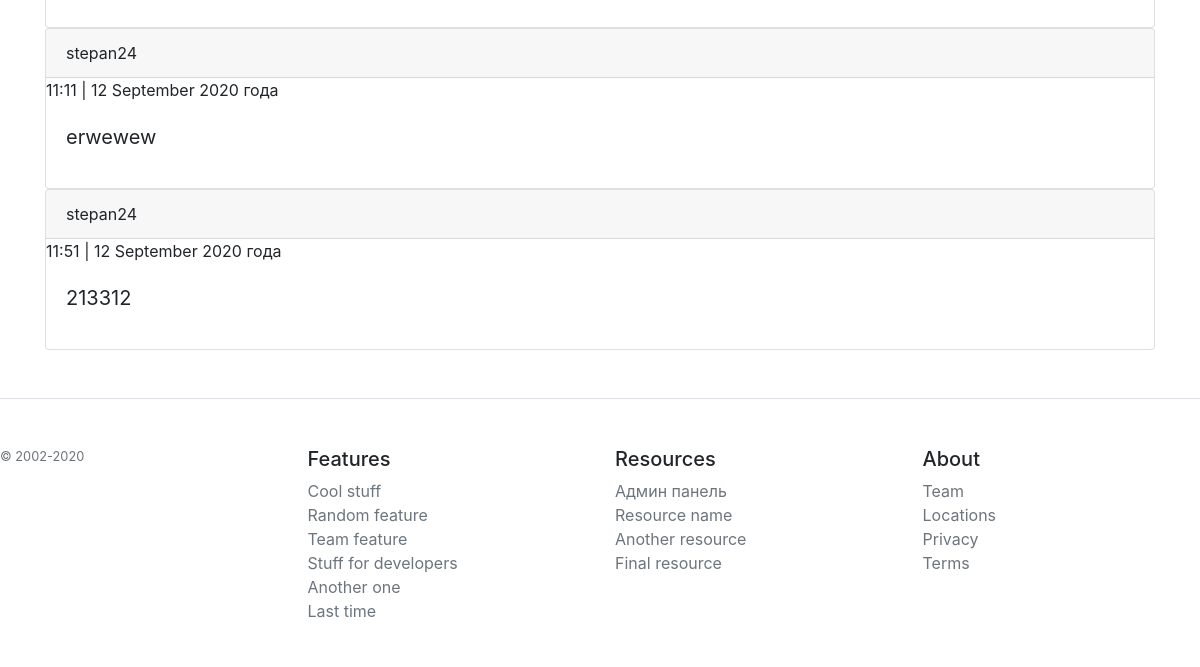
Page /articles/5 (lower part) on the earlier database version.
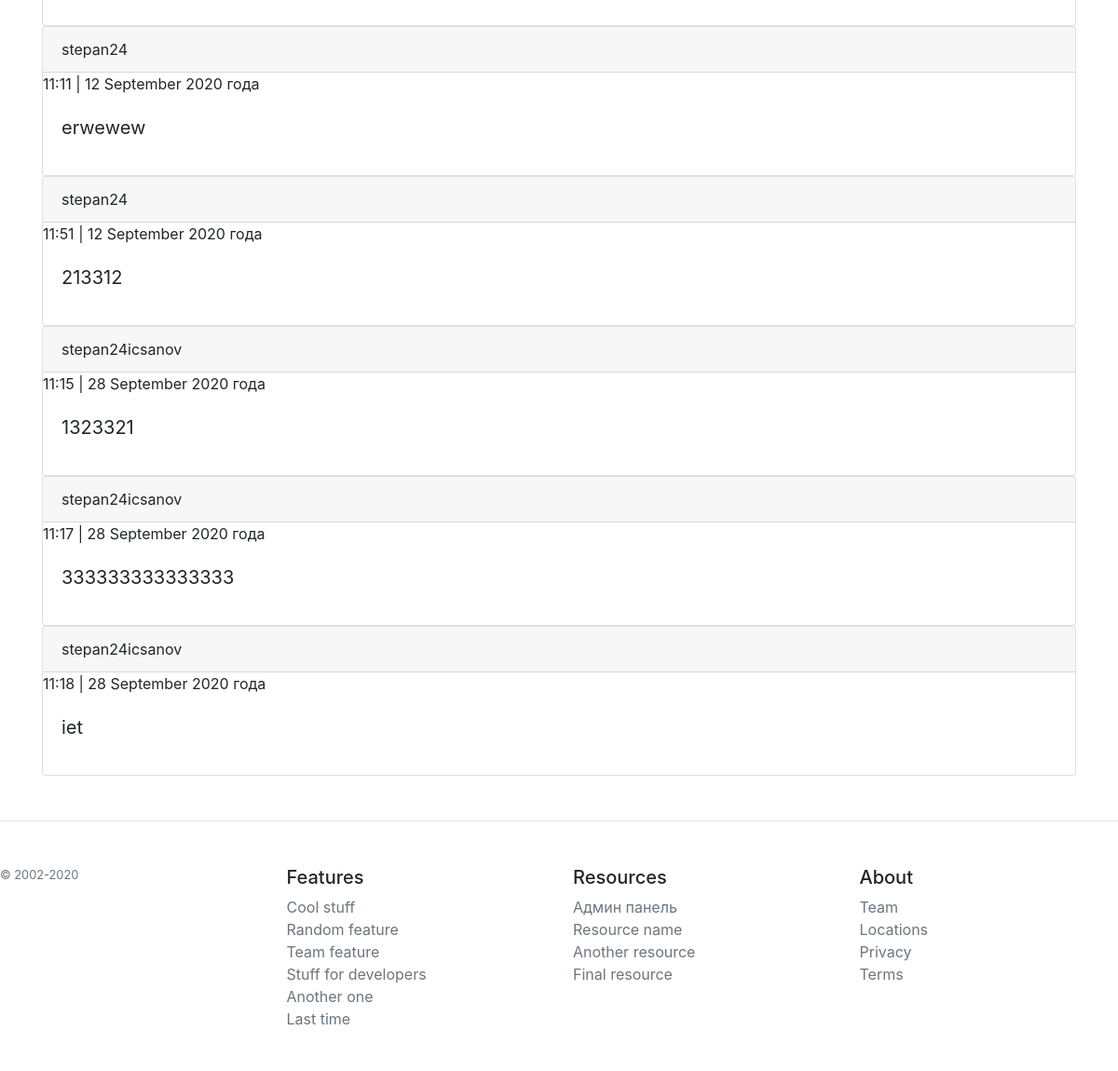
Same page on the later database version.
### webapp/models.py (models this page shows, shortened)
class Comment(db.Model):
    id_comment = db.Column(db.Integer, primary_key=True)
    post_id = db.Column(db.Integer)
    user_name = db.Column(db.String())
    text = db.Column(db.String(320))
    comment_creation_date = db.Column(db.DateTime)

### webapp/articles/articles_routes.py (the view, shortened to what this page needs)
@arti.route('/<int:post_id>', methods=['POST', 'GET'])
def show_post(post_id):
    post = Post.query.get(post_id)
    if request.method == 'GET':
        comments = Comment.query.filter_by(post_id=post_id).all()
        return render_template('/articles/article.html', post=post, comments=comments)
    comments = Comment.query.filter_by(post_id=post_id).all()
    return render_template('/articles/article.html', post=post, comments=comments)

### webapp/templates/articles/article.html (shortened to what this page needs)
{% extends 'base.html' %}
{% block body %}
<div class="comments">
{% for comment in comments %}
<div class="card">
  <div class="card-header">
    {{ comment.user_name }}
  </div>
    <div>{{ moment(comment.comment_creation_date, local=False).format('HH:mm | D MMMM YYYY года', refresh=False) }}</div>
  <div class="card-body">
    <blockquote class="blockquote mb-0">
      <p>{{ comment.text }}</p>
    </blockquote>
  </div>
</div>
{% endfor %}
</div>
{% endblock %}

### webapp/templates/base.html (shortened to what this page needs)
<!DOCTYPE html>
<html lang="en">
<head>
  <link rel="stylesheet" href="https://maxcdn.bootstrapcdn.com/bootstrap/4.0.0/css/bootstrap.min.css">
</head>
<body>
<div class="container">
    {% block row %}
      {% block body %}
      {% endblock %}
    {% endblock %}
</div>
  <footer class="pt-4 my-md-5 pt-md-5 border-top">
    <div class="row">
      <div class="col-12 col-md">
        <small class="d-block mb-3 text-muted">© 2002-2020</small>
      </div>
      <div class="col-6 col-md">
        <h5>Features</h5>
        <ul class="list-unstyled text-small">
          <li><a class="text-muted" href="#">Cool stuff</a></li>
          <li><a class="text-muted" href="#">Random feature</a></li>
          <li><a class="text-muted" href="#">Team feature</a></li>
          <li><a class="text-muted" href="#">Stuff for developers</a></li>
          <li><a class="text-muted" href="#">Another one</a></li>
          <li><a class="text-muted" href="#">Last time</a></li>
        </ul>
      </div>
      <div class="col-6 col-md">
        <h5>Resources</h5>
        <ul class="list-unstyled text-small">
          <li><a class="text-muted" href="/admin">Админ панель</a></li>
          <li><a class="text-muted" href="#">Resource name</a></li>
          <li><a class="text-muted" href="#">Another resource</a></li>
          <li><a class="text-muted" href="#">Final resource</a></li>
        </ul>
      </div>
      <div class="col-6 col-md">
        <h5>About</h5>
        <ul class="list-unstyled text-small">
          <li><a class="text-muted" href="#">Team</a></li>
          <li><a class="text-muted" href="#">Locations</a></li>
          <li><a class="text-muted" href="#">Privacy</a></li>
          <li><a class="text-muted" href="#">Terms</a></li>
        </ul>
      </div>
    </div>
  </footer>
</body>
</html>

Differences in the rows shown:
added Comment: user_name "stepan24icsanov", comment_creation_date "11:15 | 28 September 2020 года", text "1323321"
added Comment: user_name "stepan24icsanov", comment_creation_date "11:17 | 28 September 2020 года", text "333333333333333"
added Comment: user_name "stepan24icsanov", comment_creation_date "11:18 | 28 September 2020 года", text "iet"
